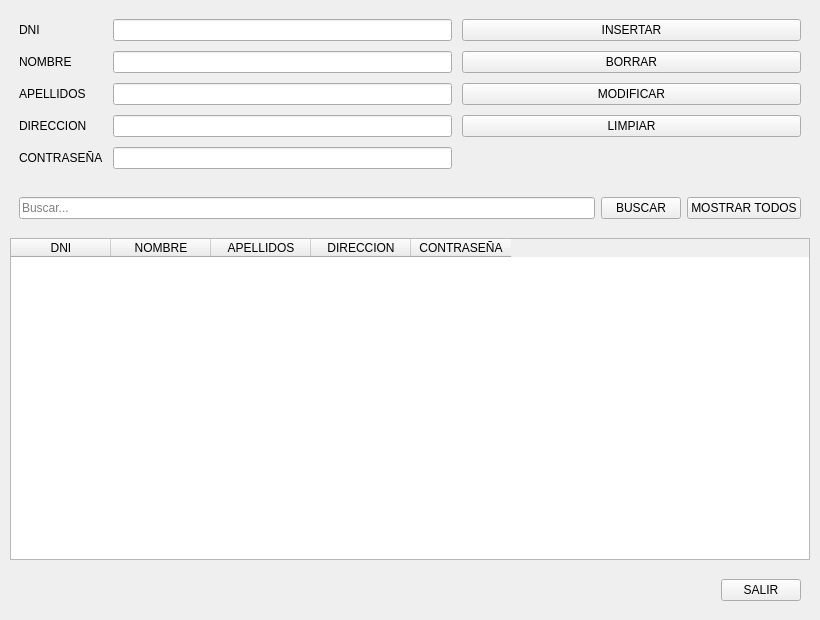
<?xml version="1.0" encoding="UTF-8"?>
<ui version="4.0">
 <class>Form</class>
 <widget class="QWidget" name="Form">
  <property name="geometry">
   <rect>
    <x>0</x>
    <y>0</y>
    <width>820</width>
    <height>620</height>
   </rect>
  </property>
  <property name="windowTitle">
   <string>Datos Persona</string>
  </property>
  <layout class="QVBoxLayout" name="verticalLayoutPrincipal">
   <property name="spacing">
    <number>10</number>
   </property>
   <property name="leftMargin">
    <number>10</number>
   </property>
   <property name="topMargin">
    <number>10</number>
   </property>
   <property name="rightMargin">
    <number>10</number>
   </property>
   <property name="bottomMargin">
    <number>10</number>
   </property>
   <item>
    <widget class="QWidget" name="widgetFormulario">
     <layout class="QGridLayout" name="gridLayoutFormulario">
      <property name="horizontalSpacing">
       <number>10</number>
      </property>
      <property name="verticalSpacing">
       <number>10</number>
      </property>
      <item row="0" column="0">
       <widget class="QLabel" name="labelDni">
        <property name="text">
         <string>DNI</string>
        </property>
       </widget>
      </item>
      <item row="0" column="1">
       <widget class="QLineEdit" name="txtDni"/>
      </item>
      <item row="0" column="2">
       <widget class="QPushButton" name="btnInsertar">
        <property name="text">
         <string>INSERTAR</string>
        </property>
       </widget>
      </item>
      <item row="1" column="0">
       <widget class="QLabel" name="labelNombre">
        <property name="text">
         <string>NOMBRE</string>
        </property>
       </widget>
      </item>
      <item row="1" column="1">
       <widget class="QLineEdit" name="txtNombre"/>
      </item>
      <item row="1" column="2">
       <widget class="QPushButton" name="btnBorrar">
        <property name="text">
         <string>BORRAR</string>
        </property>
       </widget>
      </item>
      <item row="2" column="0">
       <widget class="QLabel" name="labelApellidos">
        <property name="text">
         <string>APELLIDOS</string>
        </property>
       </widget>
      </item>
      <item row="2" column="1">
       <widget class="QLineEdit" name="txtApellidos"/>
      </item>
      <item row="2" column="2">
       <widget class="QPushButton" name="btnModificar">
        <property name="text">
         <string>MODIFICAR</string>
        </property>
       </widget>
      </item>
      <item row="3" column="0">
       <widget class="QLabel" name="labelDireccion">
        <property name="text">
         <string>DIRECCION</string>
        </property>
       </widget>
      </item>
      <item row="3" column="1">
       <widget class="QLineEdit" name="txtDireccion"/>
      </item>
      <item row="3" column="2">
       <widget class="QPushButton" name="btnLimpiar">
        <property name="text">
         <string>LIMPIAR</string>
        </property>
       </widget>
      </item>
      <item row="4" column="0">
       <widget class="QLabel" name="labelContrasena">
        <property name="text">
         <string>CONTRASEÑA</string>
        </property>
       </widget>
      </item>
      <item row="4" column="1">
       <widget class="QLineEdit" name="txtContrasena">
        <property name="echoMode">
         <enum>QLineEdit::Password</enum>
        </property>
       </widget>
      </item>
      <item row="4" column="2">
       <spacer name="horizontalSpacerFormulario">
        <property name="orientation">
         <enum>Qt::Horizontal</enum>
        </property>
        <property name="sizeHint" stdset="0">
         <size>
          <width>40</width>
          <height>20</height>
         </size>
        </property>
       </spacer>
      </item>
     </layout>
    </widget>
   </item>
   <item>
    <widget class="QWidget" name="widgetBusqueda">
     <layout class="QHBoxLayout" name="horizontalLayoutBusqueda">
      <item>
       <widget class="QLineEdit" name="txtBuscar">
        <property name="placeholderText">
         <string>Buscar...</string>
        </property>
       </widget>
      </item>
      <item>
       <widget class="QPushButton" name="btnBuscar">
        <property name="text">
         <string>BUSCAR</string>
        </property>
       </widget>
      </item>
      <item>
       <widget class="QPushButton" name="btnMostrarTodos">
        <property name="text">
         <string>MOSTRAR TODOS</string>
        </property>
       </widget>
      </item>
     </layout>
    </widget>
   </item>
   <item>
    <widget class="QTableWidget" name="tableWidget">
     <property name="columnCount">
      <number>5</number>
     </property>
     <property name="rowCount">
      <number>0</number>
     </property>
     <column>
      <property name="text">
       <string>DNI</string>
      </property>
     </column>
     <column>
      <property name="text">
       <string>NOMBRE</string>
      </property>
     </column>
     <column>
      <property name="text">
       <string>APELLIDOS</string>
      </property>
     </column>
     <column>
      <property name="text">
       <string>DIRECCION</string>
      </property>
     </column>
     <column>
      <property name="text">
       <string>CONTRASEÑA</string>
      </property>
     </column>
    </widget>
   </item>
   <item>
    <widget class="QWidget" name="widgetSalir">
     <layout class="QHBoxLayout" name="horizontalLayoutSalir">
      <item>
       <spacer name="horizontalSpacerSalir">
        <property name="orientation">
         <enum>Qt::Horizontal</enum>
        </property>
        <property name="sizeHint" stdset="0">
         <size>
          <width>40</width>
          <height>20</height>
         </size>
        </property>
       </spacer>
      </item>
      <item>
       <widget class="QPushButton" name="btnSalir">
        <property name="text">
         <string>SALIR</string>
        </property>
       </widget>
      </item>
     </layout>
    </widget>
   </item>
  </layout>
 </widget>
 <resources/>
 <connections/>
</ui>
